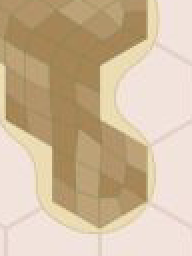
#> input picture docs/research/chapter2-organic-round3-2026-08-01/exp-11-in-context-inpaint/work/base-crop.png, 96 x 128 px (shown 2 times larger)
$ python extract.py
#> lines starting #> are read from the running program, lines starting #| are printed output that depends on the picture
### docs/research/chapter2-organic-round3-2026-08-01/exp-11-in-context-inpaint/work/lib.py
"""Shared helpers for exp-11 in-context inpaint."""
import base64, io, json, os, math
from PIL import Image, ImageDraw

ROOT = r"C:\code\storytree\docs\research\chapter2-organic-round3-2026-08-01\exp-11-in-context-inpaint"
PLATE = r"C:\code\storytree\packages\app-surface\src\assets\chapter2-organic-pose-to-pose\svg-island-reference-plate.png"

def plate():
    return Image.open(PLATE).convert("RGBA")

# [4 lines left out: function b64_png, not called in this run]

def bg_arg(im):
    """background_image expects a JSON *string* holding {"type":"base64","base64":...}."""
    return json.dumps({"type": "base64", "base64": b64_png(im)})

def mask_arg(mask):
    return json.dumps({"type": "mask", "mask_image": b64_png(mask)})

# [18 lines left out: function island_mask, not called in this run]

def alpha_bounds(im, thresh=8):
    px = im.load(); W, H = im.size
    x0 = y0 = 10 ** 9; x1 = y1 = -1
    for y in range(H):
        for x in range(W):
            if px[x, y][3] >= thresh:
                if x < x0: x0 = x
                if x > x1: x1 = x
                if y < y0: y0 = y
                if y > y1: y1 = y
    if x1 < 0:
        return None
    return (x0, y0, x1, y1)

def root_anchor(im, thresh=8):
    """alpha-weighted x across the bottom three occupied rows; bottom-most occupied y
    (same rule as round-1 tree-registration.json)."""
    px = im.load(); W, H = im.size
    rows = [y for y in range(H) if any(px[x, y][3] >= thresh for x in range(W))]
    if not rows:
        return None
    ymax = rows[-1]
    wsum = 0.0; num = 0.0
    for y in (ymax, ymax - 1, ymax - 2):
        if y < 0: continue
        for x in range(W):
            a = px[x, y][3]
            if a >= thresh:
                wsum += a; num += a * x
    return (round(num / wsum), ymax)

# [24 lines left out: functions checker, diff_extract, not called in this run]

### docs/research/chapter2-organic-round3-2026-08-01/exp-11-in-context-inpaint/work/extract.py
"""Derive the transparent tree track from the stage composites.

A pixel belongs to the tree iff
  (a) it differs from the untouched plate crop by more than DIFF_TOL in any channel, AND
  (b) its colour is NOT within PAL_TOL of ANY colour present in the untouched plate crop
      (the plate is tan / sand / pale pink; trunk-brown and canopy-green are not in it), AND
  (c) it is in the connected component that reaches the root socket
      (kills stray specks and re-shaded ground far from the tree).
No feathering: alpha is 0 or 255.
"""
import os, sys, json
from collections import deque
from PIL import Image
import lib

HERE = os.path.dirname(os.path.abspath(__file__))
DIFF_TOL = 12
PAL_TOL = 34


def plate_palette(base):
    px = base.load(); W, H = base.size
    return {px[x, y][:3] for y in range(H) for x in range(W)}


def near_palette(c, pal, tol):
    for p in pal:
        if abs(c[0] - p[0]) <= tol and abs(c[1] - p[1]) <= tol and abs(c[2] - p[2]) <= tol:
            return True
    return False


def extract(comp, base, socket, diff_tol=DIFF_TOL, pal_tol=PAL_TOL, keep_cc=True):
    W, H = base.size
    cp = comp.load(); bp = base.load()
    pal = plate_palette(base)
    cache = {}
    cand = [[False] * W for _ in range(H)]
    for y in range(H):
        for x in range(W):
            c = cp[x, y][:3]; b = bp[x, y][:3]
            if max(abs(c[0] - b[0]), abs(c[1] - b[1]), abs(c[2] - b[2])) <= diff_tol:
                continue
            if c not in cache:
                cache[c] = near_palette(c, pal, pal_tol)
            if cache[c]:
                continue
            cand[y][x] = True
    out = Image.new("RGBA", (W, H), (0, 0, 0, 0))
    op = out.load()
    if not keep_cc:
        for y in range(H):
            for x in range(W):
                if cand[y][x]:
                    op[x, y] = cp[x, y][:3] + (255,)
        return out
    # seed the flood from every candidate pixel within 6px of the socket column,
    # falling back to the lowest candidate pixel if the socket band is empty.
    seeds = [(x, y) for y in range(H) for x in range(W)
             if cand[y][x] and abs(x - socket[0]) <= 6 and y >= socket[1] - 24]
    if not seeds:
        ys = [(y, x) for y in range(H) for x in range(W) if cand[y][x]]
        if not ys:
            return out
        seeds = [(ys[-1][1], ys[-1][0])]
    seen = [[False] * W for _ in range(H)]
    q = deque(seeds)
    for x, y in seeds:
        seen[y][x] = True
    while q:
        x, y = q.popleft()
        op[x, y] = cp[x, y][:3] + (255,)
        for dx in (-1, 0, 1):
            for dy in (-1, 0, 1):
                nx, ny = x + dx, y + dy
                if 0 <= nx < W and 0 <= ny < H and cand[ny][nx] and not seen[ny][nx]:
                    seen[ny][nx] = True
                    q.append((nx, ny))
    return out


if __name__ == "__main__":
    base = Image.open(os.path.join(HERE, "base-crop.png")).convert("RGBA")
#> base is the input picture: PIL image 96x128 RGBA; mean R, G, B, A 207.4, 186, 156.8, 255
    socket = (47, 100)
    rows = []
    for k in range(16):
        p = os.path.join(HERE, f"comp-{k:02d}.png")
        if not os.path.exists(p):
            continue
        comp = Image.open(p).convert("RGBA")
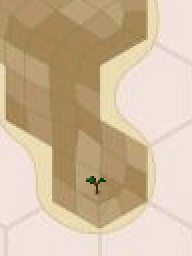
#> input picture docs/research/chapter2-organic-round3-2026-08-01/exp-11-in-context-inpaint/work/comp-00.png, 96 x 128 px (shown 2 times larger)
#> comp is the input picture: PIL image 96x128 RGBA; mean R, G, B, A 207, 185.7, 156.5, 255
        t = extract(comp, base, socket)
#> in extract, `pal = plate_palette(base)`: pal = 2445 items
#> after the loop in extract, `for y in range(H):`: cache = 67 items; cand = 128 items
#> in extract, `out = Image.new("RGBA", (W, H), (0, 0, 0, 0))`: out: PIL image 96x128 RGBA; every value is 0
#> in extract, `seeds = [(x, y) for y in range(H) for x in range(W) if cand[y][x] and ..`: seeds = 29 pairs, first value 43 to 52, second value 88 to 96
#> the loop in extract, `for x, y in seeds:` made 29 passes
#> (x, y) on passes 1 to 12: (45, 88), (46, 88), (43, 89), (44, 89), (45, 89), (46, 89), (47, 89), (50, 89), (51, 89), (43, 90), (44, 90), (45, 90)
#> after the loop in extract, `for x, y in seeds:`: seen = 128 items
#> the loop in extract, `while q:` made 29 passes
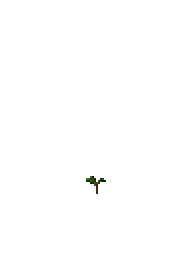
#> t: PIL image 96x128 RGBA (shown 2 times larger); mean R, G, B, A 0.1, 0.1, 0, 0.6; transparent parts drawn white
        t.save(os.path.join(HERE, f"cut-{k:02d}.png"))
        b = lib.alpha_bounds(t); a = lib.root_anchor(t)
#> after `b = lib.alpha_bounds(t)`: b = (43, 88, 52, 96)
#> in root_anchor, `rows = [y for y in range(H) if any(px[x, y][3] >= thresh for x in rang..`: rows = [88, 89, 90, 91, 92, 93, 94, 95, 96]
#> in root_anchor, `ymax = rows[-1]`: ymax = 96
#> the loop in root_anchor, `for y in (ymax, ymax - 1, ymax - 2):` made 3 passes
#> y on passes 1 to 3: 96, 95, 94
#> after the loop in root_anchor, `for y in (ymax, ymax - 1, ymax - 2):`: num = 36720; wsum = 765
#> after `a = lib.root_anchor(t)`: a = (48, 96)
        n = sum(1 for y in range(t.height) for x in range(t.width) if t.load()[x, y][3] > 0)
#> n = 29
        rows.append({"k": k, "bbox": b, "anchor": a, "px": n})
        print(k, "bbox", b, "anchor", a, "px", n)
#| 0 bbox (43, 88, 52, 96) anchor (48, 96) px 29
#> pass 3 of the loop `for k in range(16):`:
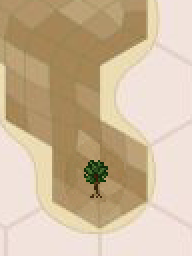
#> input picture docs/research/chapter2-organic-round3-2026-08-01/exp-11-in-context-inpaint/work/comp-02.png, 96 x 128 px (shown 2 times larger)
#> comp is the input picture: PIL image 96x128 RGBA; mean R, G, B, A 205.5, 184.4, 155.1, 255
#> `t = extract(comp, base, socket)`:
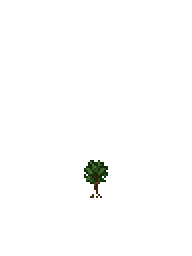
#> t: PIL image 96x128 RGBA (shown 2 times larger); mean R, G, B, A 0.4, 0.6, 0.2, 2.6; transparent parts drawn white
#> b = (42, 80, 53, 98)
#> a = (47, 98)
#> n = 123
#| 2 bbox (42, 80, 53, 98) anchor (47, 98) px 123
#> the loop made 16 passes; the first 3 are shown
    json.dump(rows, open(os.path.join(HERE, "cut-report.json"), "w"), indent=1)
